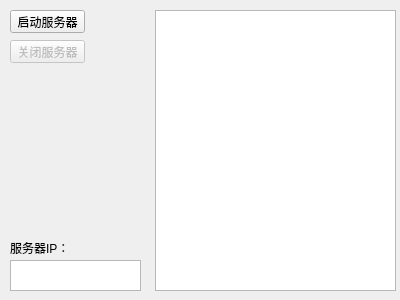
<?xml version="1.0" encoding="UTF-8"?>
<ui version="4.0">
 <class>MainWindow</class>
 <widget class="QMainWindow" name="MainWindow">
  <property name="geometry">
   <rect>
    <x>0</x>
    <y>0</y>
    <width>400</width>
    <height>300</height>
   </rect>
  </property>
  <property name="windowTitle">
   <string>五子棋：服务器</string>
  </property>
  <property name="windowIcon">
   <iconset resource="resource.qrc">
    <normaloff>:/img/five.ico</normaloff>:/img/five.ico</iconset>
  </property>
  <widget class="QWidget" name="centralWidget">
   <widget class="QTextBrowser" name="textBrowser">
    <property name="geometry">
     <rect>
      <x>155</x>
      <y>10</y>
      <width>241</width>
      <height>281</height>
     </rect>
    </property>
   </widget>
   <widget class="QPushButton" name="startButton">
    <property name="geometry">
     <rect>
      <x>10</x>
      <y>10</y>
      <width>75</width>
      <height>23</height>
     </rect>
    </property>
    <property name="text">
     <string>启动服务器</string>
    </property>
   </widget>
   <widget class="QPushButton" name="closeButton">
    <property name="enabled">
     <bool>false</bool>
    </property>
    <property name="geometry">
     <rect>
      <x>10</x>
      <y>40</y>
      <width>75</width>
      <height>23</height>
     </rect>
    </property>
    <property name="text">
     <string>关闭服务器</string>
    </property>
   </widget>
   <widget class="QLabel" name="label">
    <property name="geometry">
     <rect>
      <x>10</x>
      <y>240</y>
      <width>71</width>
      <height>16</height>
     </rect>
    </property>
    <property name="text">
     <string>服务器IP：</string>
    </property>
   </widget>
   <widget class="QTextBrowser" name="textBrowser_2">
    <property name="geometry">
     <rect>
      <x>10</x>
      <y>260</y>
      <width>131</width>
      <height>31</height>
     </rect>
    </property>
   </widget>
  </widget>
 </widget>
 <layoutdefault spacing="6" margin="11"/>
 <resources>
  <include location="resource.qrc"/>
 </resources>
 <connections/>
</ui>
